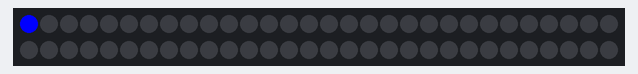
This sketch was run on a simulated Arduino Uno, built for the host (arithmetic inside an expression is 32-bit, double 64-bit). Parts: 60 RGB LEDs in strip order, left to right, continuing on the next row.

Above: at 0.06 s.
At 4.21 s:
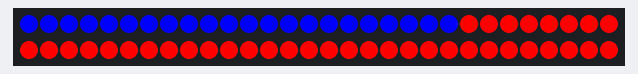
At 9.81 s:
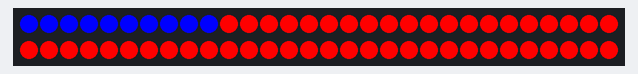
At 20.46 s:
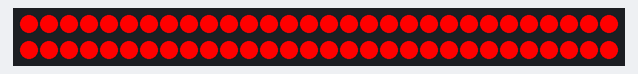
At 29.23 s:
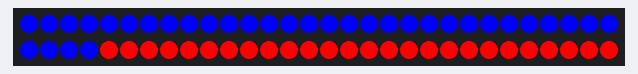
At 38.29 s:
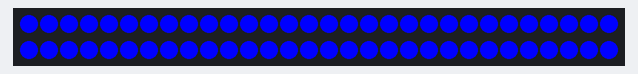

The sketch:

address_light.ino
```cpp
#include <FastLED.h>

#define LED_PIN 4
#define NUM_LEDS 60

CRGB leds[NUM_LEDS];

void setup() {
  // put your setup code here, to run once:
 FastLED.addLeds<WS2812B, LED_PIN, GRB>(leds, NUM_LEDS);
}

void loop() {
  // put your main code here, to run repeatedly:
  digitalWrite(2,HIGH);
  for(int i=0;i<=60;i++){
    leds[i] = (0,0,255);
    FastLED.show();
    delay(40);
  }
  for(int i=60;i>=0;i--){
    leds[i] = CRGB::Red;
    FastLED.show();
    delay(40);
  }

}
```
